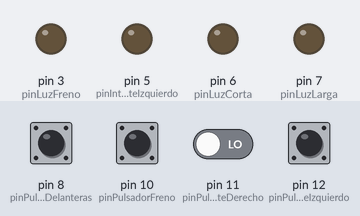
The sketch below on a simulated Arduino Uno, built with avr-gcc and run on an emulated ATmega328P. On the bench: output pins drawn as LEDs (lit = HIGH). Dashed ring = blinking. The inputs (shaded band) are chosen by the test bench; at power-on: pin 8 (pinPulsadorLucesDelanteras), pin 10 (pinPulsadorFreno), pin 11 (pinPulsadorIntermitenteDerecho), pin 12 (pinPulsadorIntermitenteIzquierdo) LOW. Random numbers use the default seed unless the sketch sets one.

Above: at 1.2 s.
1.3 s: pin 12 (pinPulsadorIntermitenteIzquierdo) pulled HIGH for 0.15 s
At 1.74 s:
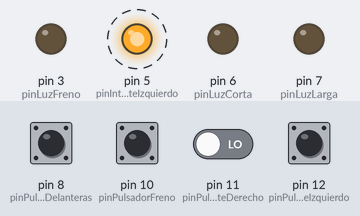
4.3 s: pin 8 (pinPulsadorLucesDelanteras) pulled HIGH for 0.15 s
At 7.0 s:
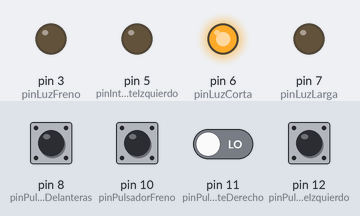
7.3 s: pin 8 (pinPulsadorLucesDelanteras) pulled HIGH for 1 s
At 9.5 s:
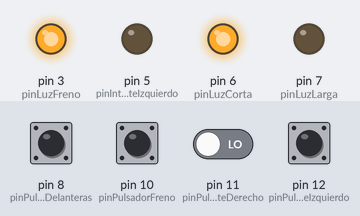
11.3 s: pin 12 (pinPulsadorIntermitenteIzquierdo) pulled HIGH for 1 s
At 11.8 s:
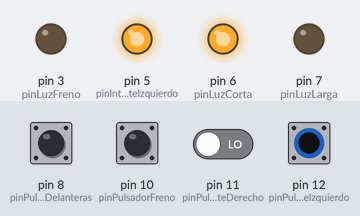
14.6 s: pin 10 (pinPulsadorFreno) pulled HIGH for 0.15 s
At 15.0 s:
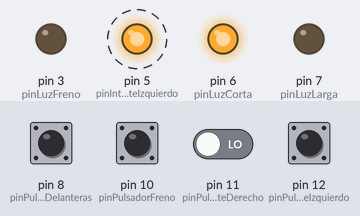
17.6 s: pin 8 (pinPulsadorLucesDelanteras) driven HIGH and pin 12 (pinPulsadorIntermitenteIzquierdo) driven HIGH
At 17.8 s:
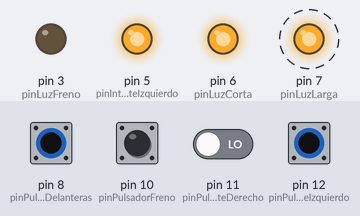
Timing chart, 0 to 21.6 s (numbered marks = the images above; inputs shaded):
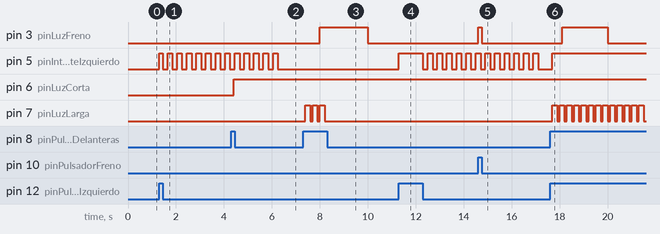

The sketch:

bicicleta_definitivo_Daniel.ino
```cpp
  // Definicin de variables PINES
  int pinLuzFreno = 3;
  int pinIntermitenteDerecho = 4;
  int pinIntermitenteIzquierdo = 5;
  int pinLuzLarga = 7;
  int pinLuzCorta = 6;
  int pinPulsadorFreno = 10;
  int pinPulsadorIntermitenteDerecho = 11;
  int pinPulsadorIntermitenteIzquierdo = 12;
  int pinPulsadorLucesDelanteras = 8;


  // Definicin de variables. OTRAS
  int LuzFreno = LOW;
  int IntermitenteDerecho = LOW;
  int IntermitenteIzquierdo = LOW;
  int LucesDelanteras = 0;
  int i = 0;
  int j = 0;
  int k = 0;
  int randNumber1;
  int randNumber2;
  int randNumber3;
  int randNumber4;
  int randNumber5;
  unsigned long time;
  unsigned long time2;
  unsigned long time3;
  unsigned long time4;
  unsigned long time5;
  unsigned long time6;
  unsigned long time7;
  unsigned long time8;
  unsigned long time9;

  boolean emergencia = false;

  int aleatorio (int num) {
    return random(num);
}


  void setup() {
    pinMode (pinLuzFreno, OUTPUT); //luz freno
    pinMode (pinIntermitenteDerecho, OUTPUT); //intermitente_derecho
    pinMode (pinIntermitenteIzquierdo, OUTPUT); //intermitente_izquierdo
    pinMode (pinLuzLarga, OUTPUT); //largas
    pinMode (pinLuzCorta, OUTPUT); //cortas
    pinMode (pinPulsadorFreno, INPUT); //pulsador_freno
    pinMode (pinPulsadorIntermitenteDerecho, INPUT); //pulsador_intermitente_derecho
    pinMode (pinPulsadorIntermitenteIzquierdo, INPUT); //pulsador_intermitente_izquierdo
    pinMode (pinPulsadorLucesDelanteras, INPUT); //pulsador_luces_delanteras
    Serial.begin(9600);
}


  void loop () {

   randomSeed(millis());
   time = millis();


 //Pulsador Intermitente Derecho
  if (digitalRead(pinPulsadorIntermitenteDerecho) == true ) {            //Lectura del estado del pulsador del intermitente derecho
    time2 = time + 5 * 1000;
    time3 = time;                                                       //Si el pulsador esta pulsado, a time 2 se le suman 5000, y time 3 se hace 0, para apagar el otro intermitente
    emergencia = false;                                                 //La bandera, el estado de emergencia, se apaga al pulsar este pulsador
 }


 //Activacion intermitente Derecho
  if (time<time2) {
    digitalWrite(pinIntermitenteDerecho, ((time2 - time)/200)%2);       //Si time2 es mayor que time, el intermitente derecho parpadea durante esos 5 segundos
 }
  else {
    digitalWrite(pinIntermitenteDerecho, LOW);                          //Si time2 = time, se apaga el intermitente
    time2=time;
  }


  //Pulsador intermitente Izquierdo
  if (digitalRead(pinPulsadorIntermitenteIzquierdo) == true ) {        //Lectura del estado del pulsador del intermitente derecho
    time3 = time + 5 * 1000;
    time2 = time;                                                      //Si el pulsador esta pulsado, a time 2 se le suman 5000, y time 3 se hace 0, para apagar el otro intermitente
   emergencia = false;                                                 //La bandera, el estado de emergencia, se apaga al pulsar este pulsador
 }


 //Activacion intermitente izquierdo
 if (time<time3) {
    digitalWrite(pinIntermitenteIzquierdo, ((time3 - time)/200)%2);    //Si time3 es mayor que time, el intermitente derecho parpadea durante esos 5 segundos
 } else {
    digitalWrite(pinIntermitenteIzquierdo, LOW);                       //Si time3 = time, se apaga el intermitente
    time3=time;
  }


if ((digitalRead(pinPulsadorIntermitenteDerecho)==true) && (digitalRead(pinPulsadorIntermitenteIzquierdo)==true)) {
  delay(200);
  if ((digitalRead(pinPulsadorIntermitenteDerecho)==true) && (digitalRead(pinPulsadorIntermitenteIzquierdo)==true)){
    delay(1000);
    digitalWrite (IntermitenteIzquierdo, HIGH);
    digitalWrite (IntermitenteDerecho, HIGH);
    delay (1000);
  emergencia = emergencia xor 1;                                                         //Cuando se pulsan los dos interruptores de los intermitentes, y se mantienen pulsados durante 0,2 segundos, se encienden ambos intermitentes y la bandera se hace verdadera, lo que activa el estado de emergencia.
  }
}


if (emergencia == true) {                                                               //Cuando emergencia es verdaderp, todas las luces parpadean aleatoriamente
   time4 = time + 10 * 1000;
  digitalWrite (pinIntermitenteDerecho, (time4/aleatorio(aleatorio(1000)))%2);
  digitalWrite (pinIntermitenteIzquierdo, (time4/aleatorio(aleatorio(1000)))%2);
  digitalWrite (pinLuzLarga, (time4/aleatorio(aleatorio(1000)))%2);
  digitalWrite (pinLuzCorta,(time4/aleatorio(aleatorio(1000)))%2);
  digitalWrite (pinLuzFreno, (time4/aleatorio(aleatorio(1000)))%2);
  delay(50);
}


  //Activacion freno
  if (digitalRead ((pinPulsadorFreno)) == true) {        //Cuando se pulse el pulsador del freno, la luz de freno se encendera.

    digitalWrite (pinLuzFreno, HIGH);
  }
  else {                                                //Mientras que no esta pulsado el pulsador del freno, parpadea con un intervalo de 8 sgundos apagado y 2 encendido, constantemente

   time8 = (time % 10000) / 8000;

   if (time8 == 1) {
   digitalWrite (pinLuzFreno, HIGH);
   }
   else {
     digitalWrite (pinLuzFreno, LOW);
   }
  }


  //Activacion pulsador Luces delanteras
   if(digitalRead(pinPulsadorLucesDelanteras)==true){                   //Segun las veces que se pulse esta pulsador, se le suma uno a LucesDelanteras, desde 0 hasta 3.
        delay(50);
        if(digitalRead(pinPulsadorLucesDelanteras)==true){
            delay(50);
              if(digitalRead(pinPulsadorLucesDelanteras)==true){
               LucesDelanteras = LucesDelanteras+1;
               emergencia = false;
                  }
             }
        }


     //activacion luces delanteras
      switch (LucesDelanteras){                                            //Si empiezan apagadas ambas luces, la primera vez que se pulsa pasa a case 1
        case 0:
            digitalWrite (pinLuzCorta, LOW);
            digitalWrite (pinLuzLarga, LOW);

           break;

        case 1:
          digitalWrite (pinLuzCorta, HIGH);                               //Cuando esta en case 1, se enciende nada mas la luz corta
          digitalWrite (pinLuzLarga, LOW);

          break;
        case 2:
          digitalWrite (pinLuzCorta, HIGH);                              //Si se pulsa una segunda vez, pasa a case 2, y se encienden ambas luces
          digitalWrite (pinLuzLarga, HIGH);

       break;
      default: LucesDelanteras=0;                                        //Al pulsarlo una tercera vez, LucesDelanteras se hace 0 y se apagan ambas luces de nuevo
      break;
      }


}     // Fin del program
```

Measured:
- after the input at 1.3 s, pin 5 (pinIntermitenteIzquierdo): alternates HIGH for 0.20 s and LOW for 0.20 s, starting at once
- after the input at 4.3 s, pin 6 (pinLuzCorta): LOW → HIGH after 0.10 s
- after the input at 7.3 s, pin 7 (pinLuzLarga): alternates HIGH for 0.20 s and LOW for 0.10 s, 6 changes in all, then stays LOW, starting after 0.10 s
- after the input at 11.3 s, pin 5 (pinIntermitenteIzquierdo): LOW → HIGH at once, then repeats every 0.40 s: LOW 0.20 s, HIGH 0.20 s
- after the input at 14.6 s, pin 3 (pinLuzFreno): LOW → HIGH at once, → LOW 0.15 s later
- after the input at 17.6 s, pin 5 (pinIntermitenteIzquierdo): LOW → HIGH after 0.10 s; pin 7 (pinLuzLarga): alternates HIGH for 0.20 s and LOW for 0.10 s, starting after 0.10 s
